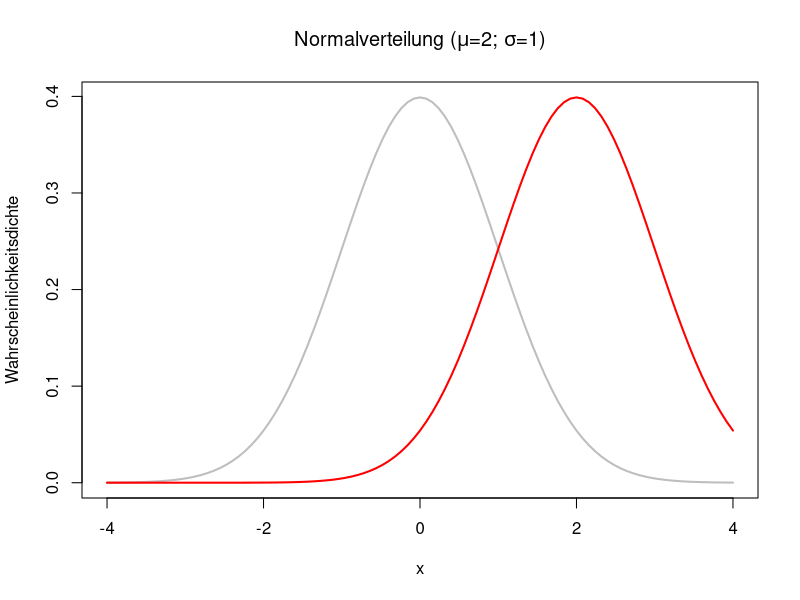

Write the R code that produced this figure.
# draw standard normal and equation
curve(dnorm(x), from = -4, to = 4, col="grey", ylab = "Wahrscheinlichkeitsdichte", main=expression(paste("Normalverteilung (", mu, "=2; ", sigma, "=1)")), lwd=2)
curve(dnorm(x, mean = 2), from = -4, to = 4, col="red", add = TRUE, lwd=2)
            
            
